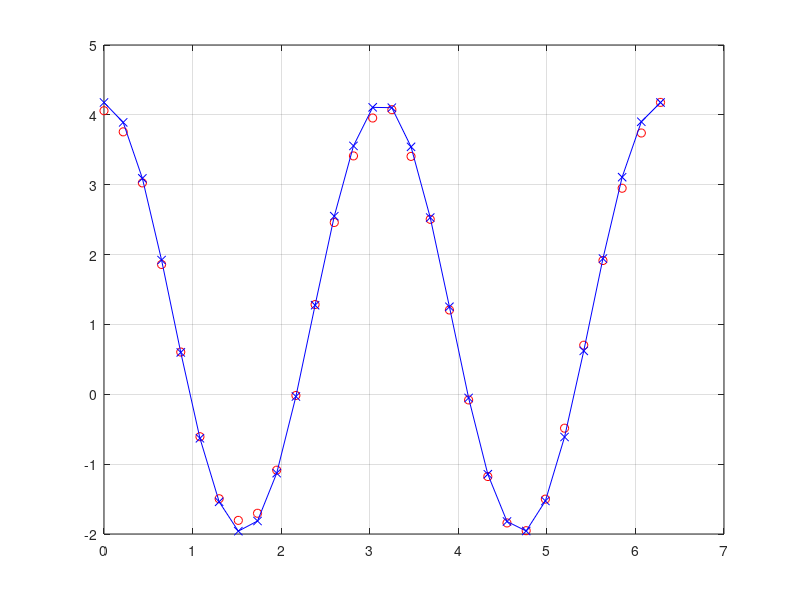

The MATLAB source for this figure:
function ga_example
clear all

% some data with noise
n = 30;
xx = linspace(0,2*pi,n);
yy = 3*cos(2*xx) + 1 + 0.2*rand(1,n); 

[x,fval, flag] = ga(@(x)fit_line(x),3,[],[],[],[],[],[])
%x = ga('fit',n,A,b,Abar,bbar,xl,xu,nonlin,options)

yfit = x(1)*cos(x(2)*xx) + x(3);
plot(xx,yy,'ro',xx,yfit,'b-x')
grid on

function E = fit_line(x)
    
    E = sum((x(1)*cos(x(2)*xx) + x(3) - yy).^2);

end

end
